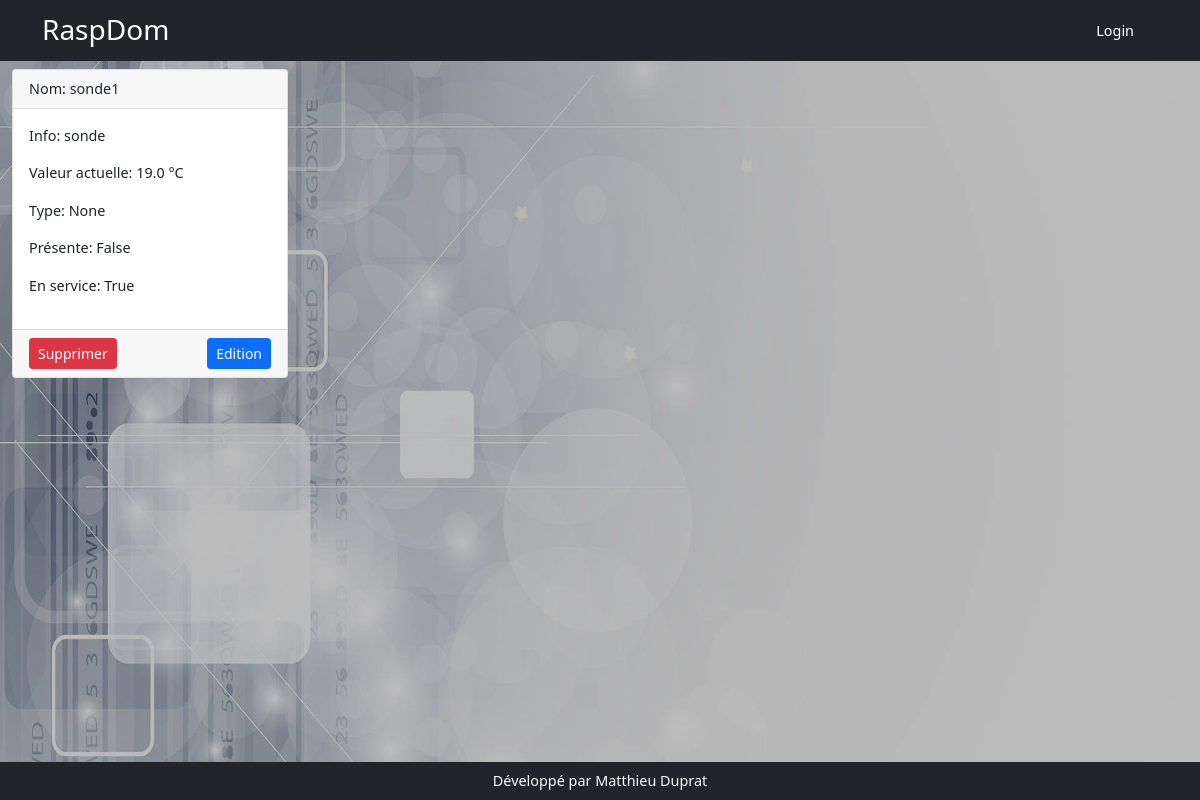
Page /sondes on the earlier database version.
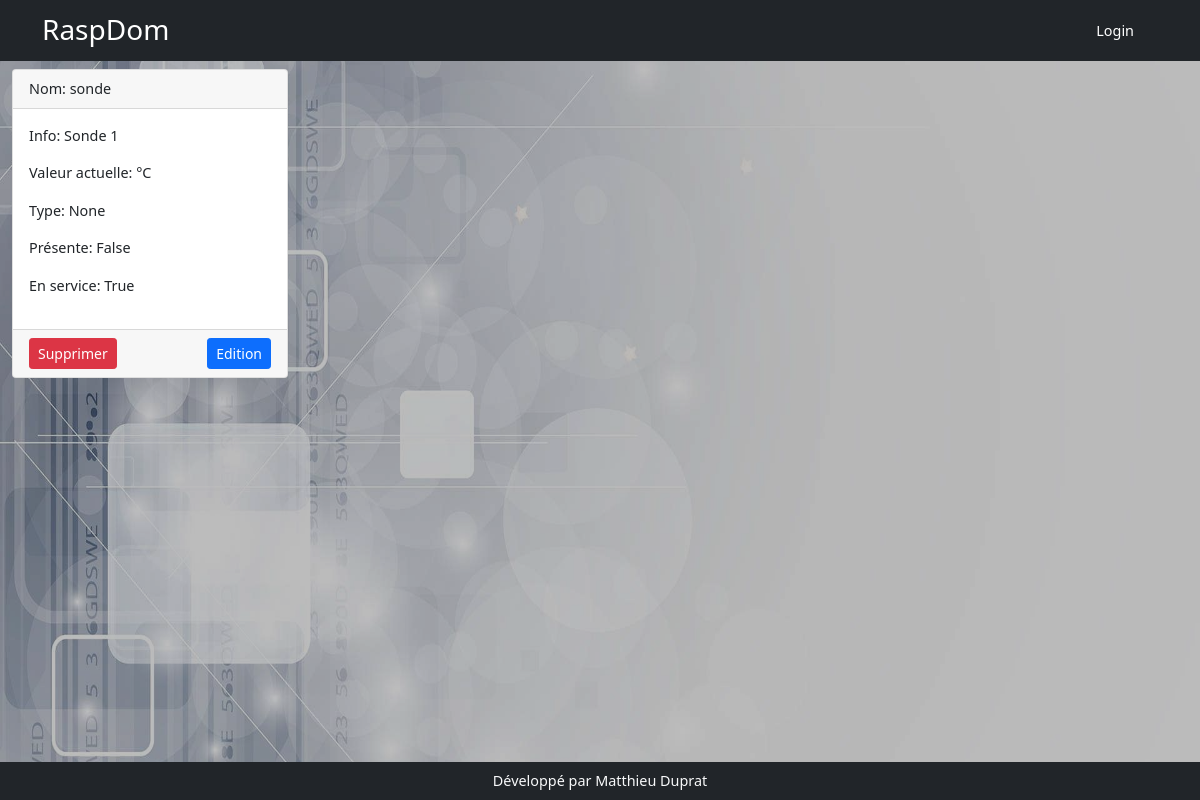
Same page on the later database version.
### models.py (models this page shows)
class Sonde(db.Model):
    id = db.Column(db.Integer, primary_key=True)
    nom = db.Column(db.String(200))
    min = db.Column(db.Float())
    max = db.Column(db.Float())
    unite = db.Column(db.String(20), default='')
    present = db.Column(db.Boolean(),default=False)
    appareil = db.relationship('Appareil', backref='appareil_sonde', lazy=True)
    en_service = db.Column(db.Boolean(), default=False)
    info = db.Column(db.String(200))
    chemin = db.Column(db.String(200))
    type_sonde = db.Column(db.String(20))
    sonde_valeur_id = db.relationship('ValeurSonde', backref='sonde_valeur', uselist=False, lazy=True, cascade="delete")

class ValeurSonde(db.Model):
    id = db.Column(db.Integer, primary_key=True)
    valeur = db.Column(db.Float())
    sonde_id = db.Column(db.Integer, db.ForeignKey('sonde.id'), nullable=False)

### app.py (the view)
@app.route('/sondes')
def sondes():
    sondes = Sonde.query.all()
    return render_template('sonde/sonde.html', sondes=sondes)

### templates/sonde/sonde.html (shortened to what this page needs)
{% extends 'base.html' %}
{% block content %}
<div class="row row-cols-1 row-cols-md-4 g-4">
        {% for ds1820b in sondes %}
    <div class="col">
        <div class="card">
            <div class="card-header">Nom:  {{ds1820b.nom}}</div>
            <div class="card-body">
                <p>Info: {{ds1820b.info}}</p>
                <p> Valeur actuelle: {{ds1820b.sonde_valeur_id.valeur}} °C</p>
                <p>Type: {{ds1820b.type_sonde}}</p>
                <p>Présente: {{ds1820b.present}}</p>
                <p>En service: {{ds1820b.en_service}}</p>
            </div>
            <div class="card-footer text-end d-flex justify-content-between">
                <form action="{{url_for('api_delete_sonde')}}" method="post">
                    <input type="submit" value="Supprimer" class="btn btn-sm btn-danger">
                </form>
               <a class="btn btn-sm btn-primary" href="{{url_for('edit_sonde',sonde_id=ds1820b.id)}}">Edition</a>
            </div>
        </div> </div>
    {% endfor %}
</div>
{% endblock %}

Differences in the rows shown:
changed Sonde "sonde": nom "sonde1" → "sonde"; info "sonde" → "Sonde 1"; sonde_valeur_id.valeur "19.0" → (not shown)
